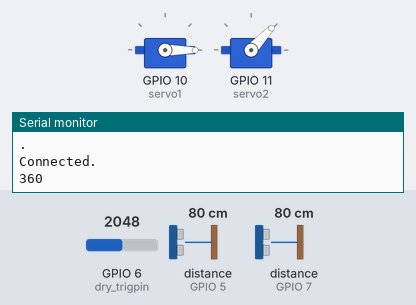
The sketch below on a simulated ESP32-S3. On the bench: 2 × servo, the last lines printed to the serial monitor. The inputs (shaded band) are chosen by the test bench; at power-on: GPIO 6 (dry_trigpin) = 2048, distance to the obstacle (sensors on GPIO 5, GPIO 7) 80 cm. The echo pulse lasts 58.3 µs per cm; WiFi joins after 1.5 s; servers stay silent unless stated.

Above: at 11.2 s.
11.3 s: GPIO 6 (dry_trigpin) set to 309
At 11.48 s:
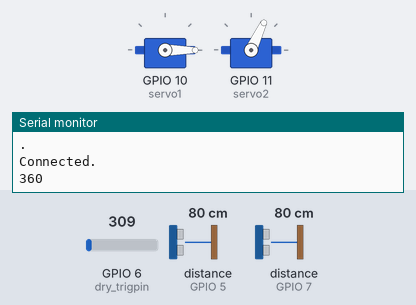
19.3 s: GPIO 6 (dry_trigpin) set to 261
At 19.68 s:
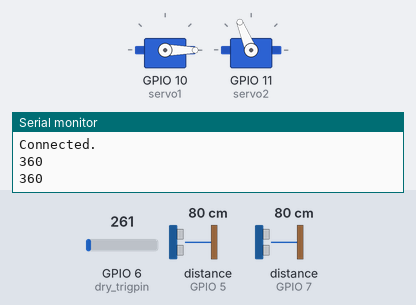
At 21.52 s:
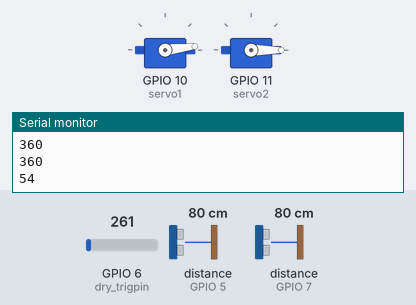
27.3 s: distance to the obstacle (sensor on GPIO 5) set to 120 cm
35.3 s: distance to the obstacle (sensor on GPIO 7) set to 2 cm
Timing chart, 0 to 44.3 s (numbered marks = the images above; inputs shaded):
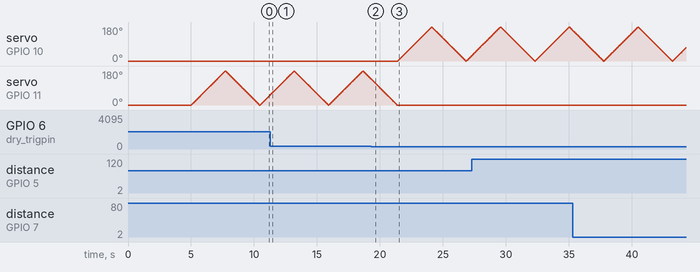

Measured:
- the behaviour switches between 285 and 284 on GPIO 6 (dry_trigpin) (found by bisection; images 1 and 2)
- after the input at 19.3 s, servo on GPIO 11 (servo2): goes on until 21.4 s, then stays 0°

The sketch:

SMART_DUSTBIN_NEW.ino
```cpp
#include <Servo.h>
#include <WiFi.h>
//#include "secrets.h"
#include <ThingSpeak.h>
#include <WiFiClient.h>
#include <WiFiServer.h>
#include <WiFiUdp.h>

char ssid[50] = "#123";    //  your network SSID (name)
char pass[50] = "sonal237";   // your network password
int keyIndex = 0;            // your network key Index number (needed only for WEP)
WiFiClient  client;

unsigned long myChannelNumber = 1880569;
const char * myWriteAPIKey = "OI2L5I20EMVDZ3ZT";

Servo servo1;
Servo servo2;

//#define main_trigpin 2
//#define main_echopin 3
#define wet_trigpin 4
#define wet_echopin 5
#define dry_trigpin 6
#define dry_echopin 7
#define LED 9
#define load_data 12
#define load_clock 13
const int waterSens = A5;
int pos = 0;//define servo position

//long main_duration;
//int main_distance;
long wet_duration;
int wet_distance;
long dry_duration;
int dry_distance;
//int water_value = 0;


void setup()
{
  Serial.begin(9600);

  servo1.attach(10);//dry
  servo1.write(0);
  servo2.attach(11);              //wet
  servo2.write(0);
  pinMode(wet_trigpin,OUTPUT);
  pinMode(wet_echopin,INPUT);
  pinMode(dry_trigpin,OUTPUT);
  pinMode(dry_echopin,INPUT);
//pinMode(water_powerpin, OUTPUT);
  //digitalWrite(water_powerpin, LOW);   //wanter sensor off

  if (WiFi.status() == WL_NO_SHIELD)
  {
    Serial.println("WiFi shield not present");
    // don't continue:
    while (true);
  }

  String fv = WiFi.firmwareVersion();
  if (fv != "1.1.0")
  {
    Serial.println("Please upgrade the firmware");
  }

  ThingSpeak.begin(client);  // Initialize ThingSpeak
}

void loop()
{
  if(WiFi.status() != WL_CONNECTED)
  {
    Serial.print("Attempting to connect to SSID: ");
    Serial.println(ssid);
    while(WiFi.status() != WL_CONNECTED)
    {
      WiFi.begin(ssid, pass);  // Connect to WPA/WPA2 network. Change this line if using open or WEP network
      Serial.print(".");
      delay(5000);
    }
    Serial.println("\nConnected.");
  }


 /* digitalWrite(main_trigpin,HIGH);
  delayMicroseconds(10);
  digitalWrite(main_trigpin,LOW);
  main_duration=pulseIn(main_echopin,HIGH);
  main_distance = main_duration*0.034/2;
*/
    digitalWrite(wet_trigpin,HIGH);      //ultrasonic sensor wet side
    delayMicroseconds(10);
    digitalWrite(wet_trigpin,LOW);
    wet_duration=pulseIn(wet_echopin,HIGH);
    wet_distance = wet_duration*0.034/2;

    digitalWrite(dry_trigpin,HIGH);     //ultrasonic sensor dry side
    delayMicroseconds(10);
    digitalWrite(dry_trigpin,LOW);
    dry_duration=pulseIn(dry_echopin,HIGH);
    dry_distance = dry_duration*0.034/2;


    int sensorValue = analogRead(waterSens);    //read the water sensor value
    sensorValue = map(sensorValue, 0, 1023, 0, 180);

     if (sensorValue >= 50)
     {
        servo1.write(0);
        for (pos = 0; pos <= 180; pos += 1) // goes from 0 degrees to 180 degrees in steps of 1 degree
        {
          servo2.write(pos);              // tell servo to go to position in variable 'pos'
          delay(15);                       // waits 15ms for the servo to reach the position
        }

        for (pos = 180; pos >= 0; pos -= 1)  // goes from 180 degrees to 0 degrees
        {
          servo2.write(pos);              // tell servo to go to position in variable 'pos'
          delay(15);                       // waits 15ms for the servo to reach the position
        }
      }

    else
    {
      servo2.write(0);
      for (pos = 0; pos <= 180; pos += 1)
      {
        servo1.write(pos);
        delay(15);
      }

    for (pos = 180; pos >= 0; pos -= 1)
    {
      servo1.write(pos);
      delay(15);
    }
  }

  Serial.println(sensorValue);
  delay(20);

  if(wet_distance==25 || dry_distance==25)
  {
      digitalWrite(LED,HIGH);
      if(wet_distance>dry_distance)
      {
       ThingSpeak.setField(1, wet_distance);
       ThingSpeak.writeFields(myChannelNumber, myWriteAPIKey);
      }
      else if(dry_distance>wet_distance)
      {
       ThingSpeak.setField(1, dry_distance);
       ThingSpeak.writeFields(myChannelNumber, myWriteAPIKey);
      }
  }

}
```
